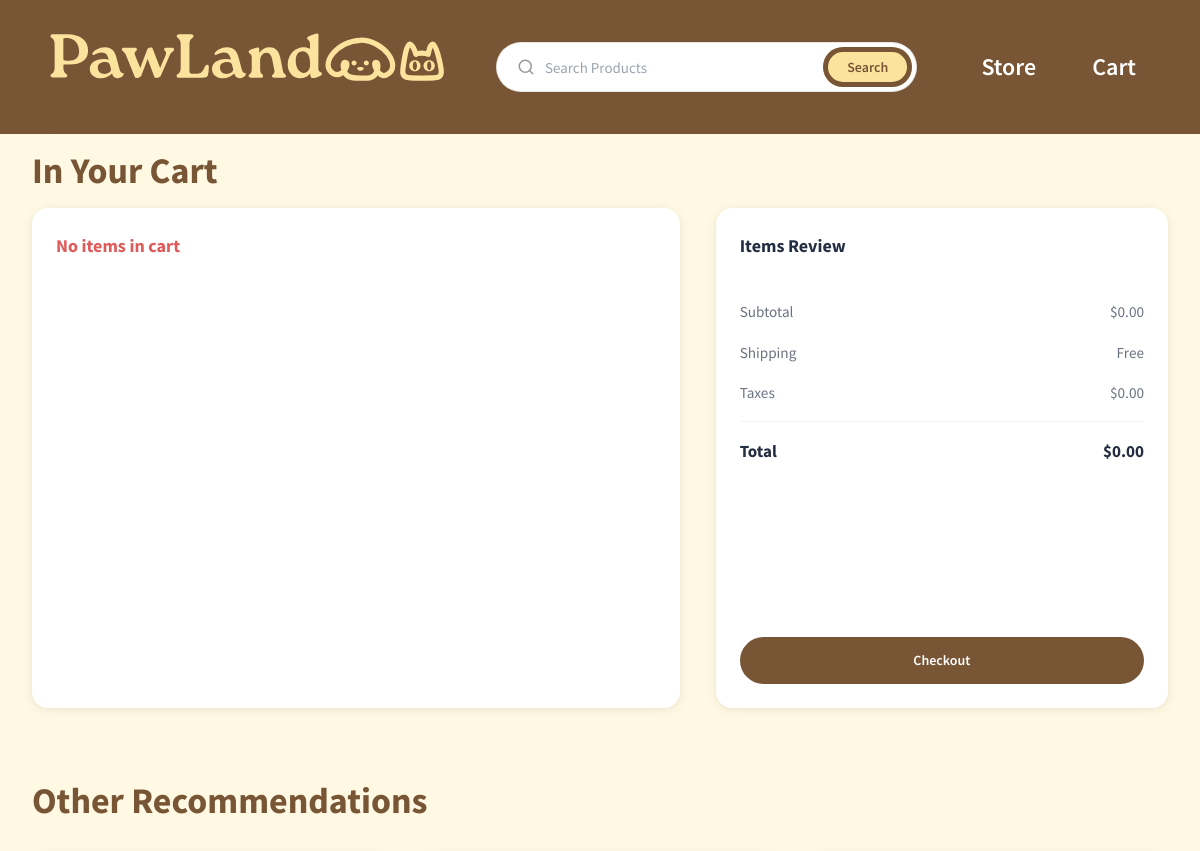
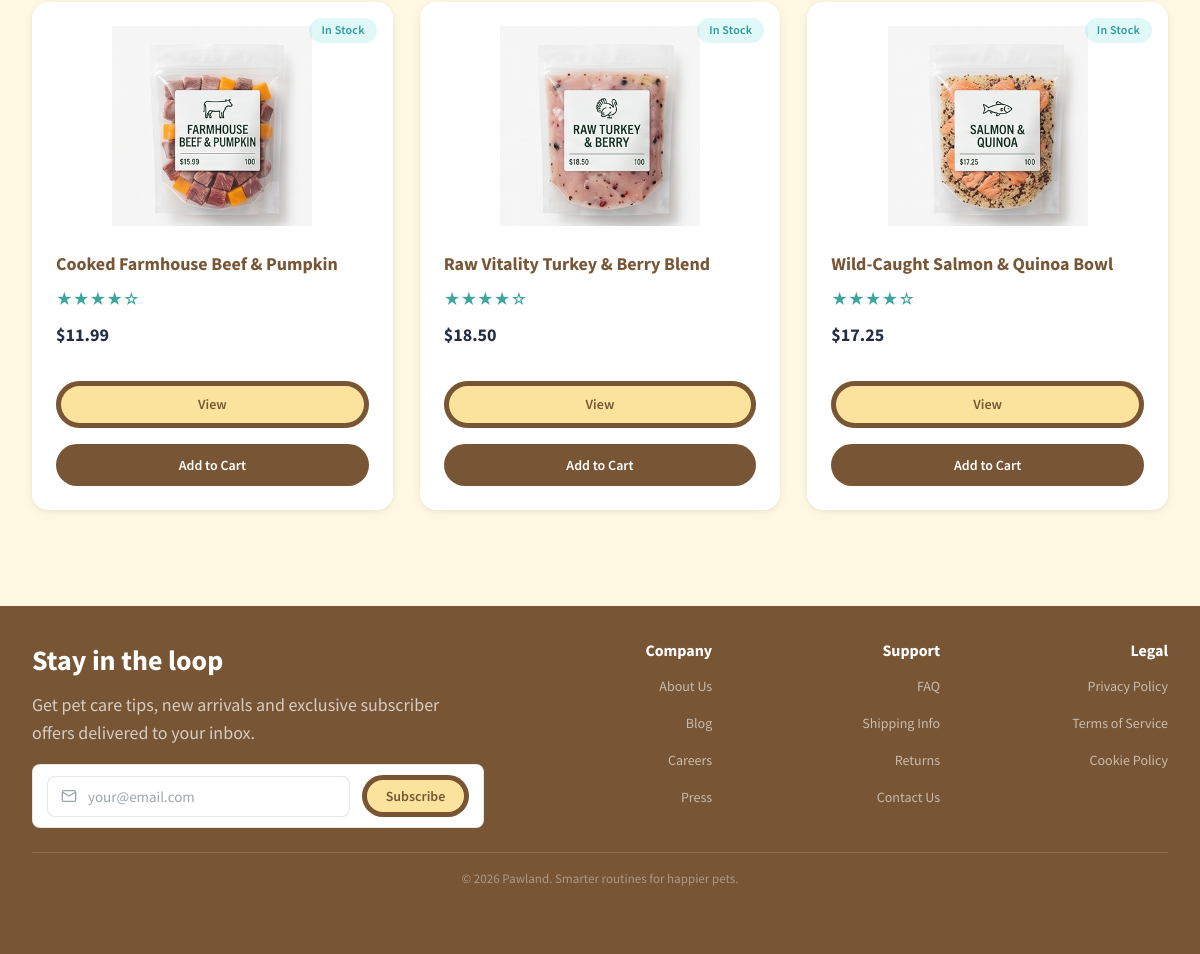
The app's page /cart.php with its own data (2 pictures, top to bottom).
### tables this page shows
CREATE TABLE `products` (
  `id` int NOT NULL,
  `name` varchar(255) NOT NULL,
  `category` varchar(100) NOT NULL,
  `description` text NOT NULL,
  `ingredients` text,
  `price` decimal(10,2) NOT NULL,
  `stock_quantity` int NOT NULL,
  `image` varchar(255) NOT NULL,
  `created_at` datetime NOT NULL
);

### parts/functions.php (called while the page is built, shortened)
<?php
function makeConn(){
	static $conn = null;
	if ($conn === null) {
		$conn = new mysqli(...MYSQLIAuth());
		$conn->set_charset('utf8');
	}
	return $conn;
}
function makeQuery($conn,$qry) {
	$result = $conn->query($qry);
	$a = [];
	while($row = $result->fetch_object()) {
		$a[] = $row;
	}
	return $a;
}
function getCart() {
	return isset($_SESSION['cart']) ? $_SESSION['cart'] : [];
}
function productImages($o) {
    return array_filter(array_map('trim', explode(",", $o->image ?? '')));
}
function firstProductImage($o) {
    $imgs = productImages($o);
    return $imgs ? reset($imgs) : '';
}
function getCartItems() {
    $cart = getCart();
    if (empty($cart)) return [];
    $ids = implode(",", array_map(function($o){ return $o->id; }, $cart));
    $data = makeQuery(makeConn(), "SELECT * FROM `products` WHERE `id` IN ($ids)");
    return array_map(function($o) use ($cart) {
        $p = array_find($cart, function($c) use ($o) { return $c->id == $o->id; });
        $o->amount = $p->amount ?? 1;
        $o->total = $o->amount * $o->price;
        return $o;
    }, $data);
}

### parts/template.php (the view, shortened to what this page needs)
<?php
function productList($r,$o) {
$thumb = firstProductImage($o);
return $r.<<<HTML
<div class="col-xs-12 col-md-4">
	<figure class="card soft product">
		<span class="badge success">In Stock</span>
		<div class="img placeholder">
			<img src="images/$thumb" alt="$o->name">
		</div>
		<h3>$o->name</h3>
		<div class="product rating">&#9733;&#9733;&#9733;&#9733;&#9734;</div>
		<h4>&dollar;$o->price</h4>
		<a href="product.php?id=$o->id" class="btn secondary full">View</a>
		<form action="cart_actions.php?action=add-to-cart" method="post">
			<input type="hidden" name="product-id" value="$o->id">
			<input type="hidden" name="product-amount" value="1">
			<button type="submit" class="btn primary full">Add to Cart</button>
		</form>
	</figure>
</div>
HTML;
}
function cartTotals() {
    $items = getCartItems();
    $cartprice = array_reduce($items, function($r, $o){ return $r + $o->total; }, 0);
    $pricefixed  = number_format($cartprice, 2, '.', '');
    $taxfixed    = number_format($cartprice * 0.0725, 2, '.', '');
    $taxedfixed  = number_format($cartprice * 1.0725, 2, '.', '');
    $itemList = '';
    return <<<HTML
<h4>Items Review</h4>
<div class="checkout-item-list">
$itemList
</div>
<div class="checkout-totals">
    <div class="display flex">
        <span>Subtotal</span>
        <span class="flex stretch"></span>
        <span>&dollar;$pricefixed</span>
    </div>
    <div class="display flex">
        <span>Shipping</span>
        <span class="flex stretch"></span>
        <span>Free</span>
    </div>
    <div class="display flex">
        <span>Taxes</span>
        <span class="flex stretch"></span>
        <span>&dollar;$taxfixed</span>
    </div>
    <hr>
    <div class="display flex total-line">
        <strong>Total</strong>
        <span class="flex stretch"></span>
        <strong>&dollar;$taxedfixed</strong>
    </div>
    <div class="form actions">
        <a href="checkout.php" class="btn primary full">Checkout</a>
    </div>
</div>
HTML;
}
function recommendedProducts($a) {
$products = array_reduce($a,'productList');
echo <<<HTML
<div class="grid gap productlist">$products</div>
HTML;
}
function recommendedAnything($limit=3) {
    $result = makeQuery(makeConn(),"SELECT * FROM `products` ORDER BY `created_at` DESC LIMIT $limit");
    recommendedProducts($result);
}

### records on screen
products: name "Cooked Farmhouse Beef & Pumpkin", price "11.99"
products: name "Raw Vitality Turkey & Berry Blend", price "18.50"
products: name "Wild-Caught Salmon & Quinoa Bowl", price "17.25"

### other values on screen
$pricefixed "0.00"
$taxfixed "0.00"
$taxedfixed "0.00"
